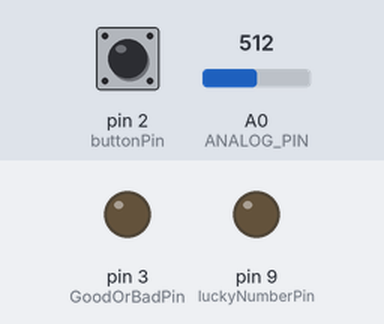
Bench run of a sketch on a simulated Arduino Uno, built with avr-gcc and run on an emulated ATmega328P. On the bench: output pins drawn as LEDs (lit = HIGH). Inputs (shaded band) come from the test bench; at power-on: pin 2 (buttonPin) HIGH, A0 (ANALOG_PIN) = 512. Random numbers use the default seed unless the sketch sets one; what the sketch prints to the serial monitor is not drawn.

Above: at 1.2 s.
1.3 s: pin 2 (buttonPin) pulled LOW for 0.15 s
2.9 s: pin 2 (buttonPin) pulled LOW for 1 s
At 3.3 s:
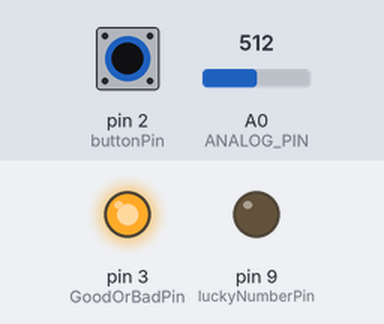
5.4 s: pin 2 (buttonPin) pulled LOW for 0.15 s
At 6.4 s:
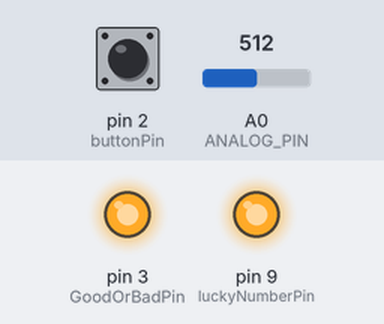
7.0 s: pin 2 (buttonPin) pulsed LOW 5 times (0.12 s each, 0.3 s apart)
At 7.8 s:
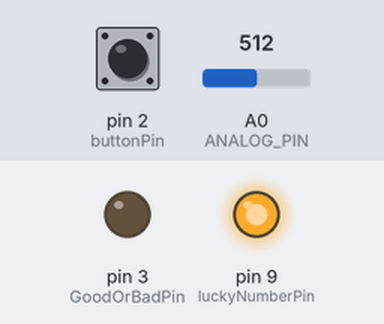
10.0 s: pin 2 (buttonPin) pulsed LOW 2 times (0.12 s each, 0.3 s apart)
12.1 s: pin 2 (buttonPin) pulled LOW for 3.2 s
At 12.7 s:
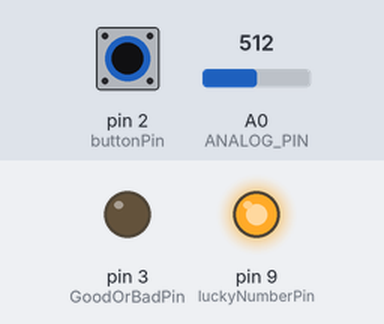
Timing chart, 0 to 15.1 s (numbered marks = the images above; inputs shaded):
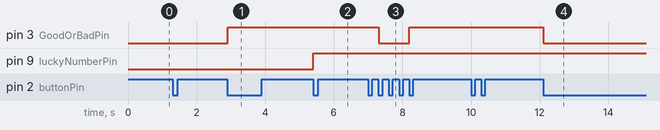

The sketch:

testDemoOutsideInput.ino
```cpp
#include <Bounce2.h>
#include <Smoothed.h>

#define ANALOG_PIN A0
#define buttonPin 2
#define luckyNumberPin 9
#define GoodOrBadPin 3

Smoothed <float> POT;

Bounce debouncer1 = Bounce();

void setup() {
  Serial.begin(9600);

  pinMode(buttonPin, INPUT_PULLUP);
  pinMode(GoodOrBadPin, OUTPUT);
  pinMode(luckyNumberPin, OUTPUT);

  debouncer1.attach(buttonPin);
  debouncer1.interval(6);

  POT.begin(SMOOTHED_EXPONENTIAL, 5);
  POT.clear();
}

int buttonState = 0;
int oldButtonState = 0;
int counter = 0;
String names[] = {
  "Lorenzo",
  "Simone",
  "My name is matilda",
  "He is Tobias",
  "I do not know",
  "They are Lukas and Henry"
};
int id = 0;
String theName = "";
int theLuckyVoltage = 0;
boolean GoodOrBad = false;

void loop() {
  float currentPotValue = analogRead(ANALOG_PIN);
  POT.add(currentPotValue);
  theLuckyVoltage = int(POT.get());


  debouncer1.update();
  buttonState = debouncer1.read();
  if (buttonState != oldButtonState) {
    if (buttonState == LOW) {
      counter++;
      if (counter == 1) {
        // send a random word;
        id = int(random(0, 7));
        theName = names[id];
        Serial.println(theName);
        //        counter = 0;
      }
      if (counter == 2) {
        // send good or bad boolean;
        GoodOrBad = !GoodOrBad;
        digitalWrite(GoodOrBadPin, GoodOrBad);
        //        Serial.println(GoodOrBad);
        //        counter = 0;
      }
      //
      if (counter == 3) {
        // send a random lucky numer; (0-1022)
        analogWrite(luckyNumberPin, theLuckyVoltage);
        //        Serial.println(theLuckyVoltage);
        counter = 0;
      }
    }
    oldButtonState = buttonState;
  }


}
```

Measured:
- after the input at 1.3 s, every drawn part: stays the same
- after the input at 2.9 s, pin 3 (GoodOrBadPin): LOW → HIGH at once
- after the input at 5.4 s, pin 9 (luckyNumberPin): LOW → HIGH at once
- after the input at 7.0 s, pin 3 (GoodOrBadPin): HIGH → LOW after 0.31 s, → HIGH 0.90 s later
- after the input at 10.0 s, every drawn part: stays the same
- after the input at 12.1 s, pin 3 (GoodOrBadPin): HIGH → LOW at once
